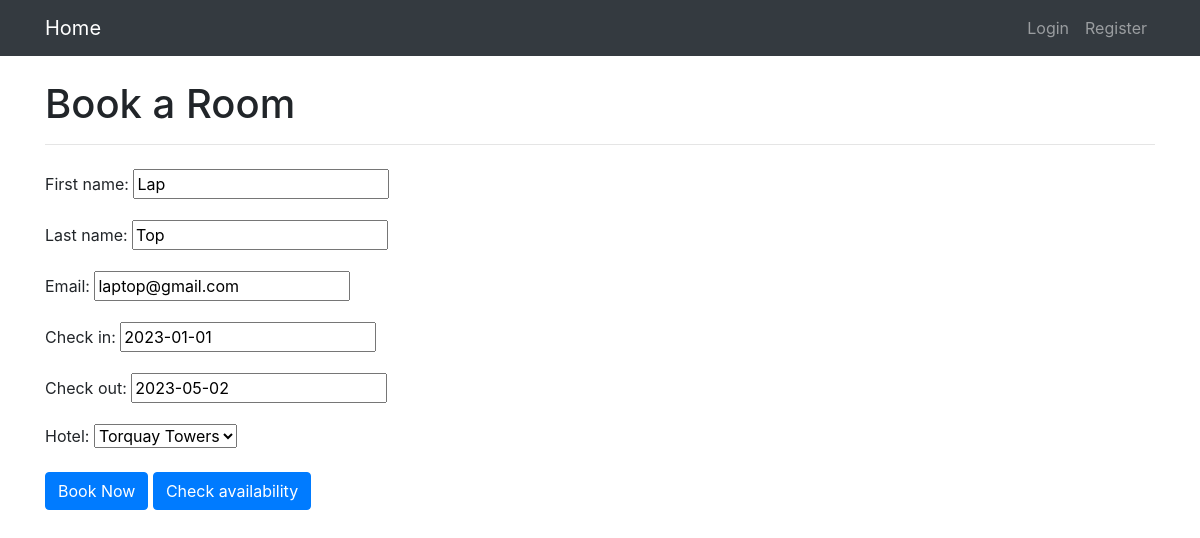
The app's page /10/update/ with its own data.
### visitors/models.py (models this page shows)
class Booking(models.Model):
    first_name = models.CharField(max_length=100)
    last_name = models.CharField(max_length=100, null=True)
    email = models.EmailField()
    check_in = models.DateField()
    check_out = models.DateField()
    hotel = models.ForeignKey(Hotel, on_delete=models.CASCADE, null=True)

### visitors/views.py (the view)
# urls.py: path('<int:pk>/update/', views.booking_update, name='booking_update'),
def booking_update(request, pk):
    booking = get_object_or_404(Booking, pk=pk)
    if request.method == 'POST':
        form = BookingForm(request.POST, instance=booking)
        if form.is_valid():
            booking = form.save()
    else:
        form = BookingForm(instance=booking)
    return render(request, 'booking_form.html', {'form': form})

### visitors/models.py
class BookingForm(forms.ModelForm):
    class Meta:
        model = Booking
        fields = ['first_name', 'last_name', 'email', 'check_in', 'check_out', 'hotel']

### visitors/models.py (called while the page is built)
    def __str__(self):
        return self.name

### staff/templates/booking_form.html (shortened to what this page needs)
{% extends 'base.html' %}
{% load static %}
{% block content %}
    <h1>Book a Room</h1>
    <hr>
    <form method="post" class="my-4">
        {{ form.as_p }}
        <button type="submit" class="btn btn-primary">Book Now</button>
        <a href="{% url 'visitors:available_dates' %}" class="btn btn-primary">Check availability</a>
    </form>
{% endblock %}

### records on screen
Booking: first_name "Lap", last_name "Top", email "laptop@gmail.com", check_in "2023-01-01", check_out "2023-05-02", hotel "Torquay Towers"
